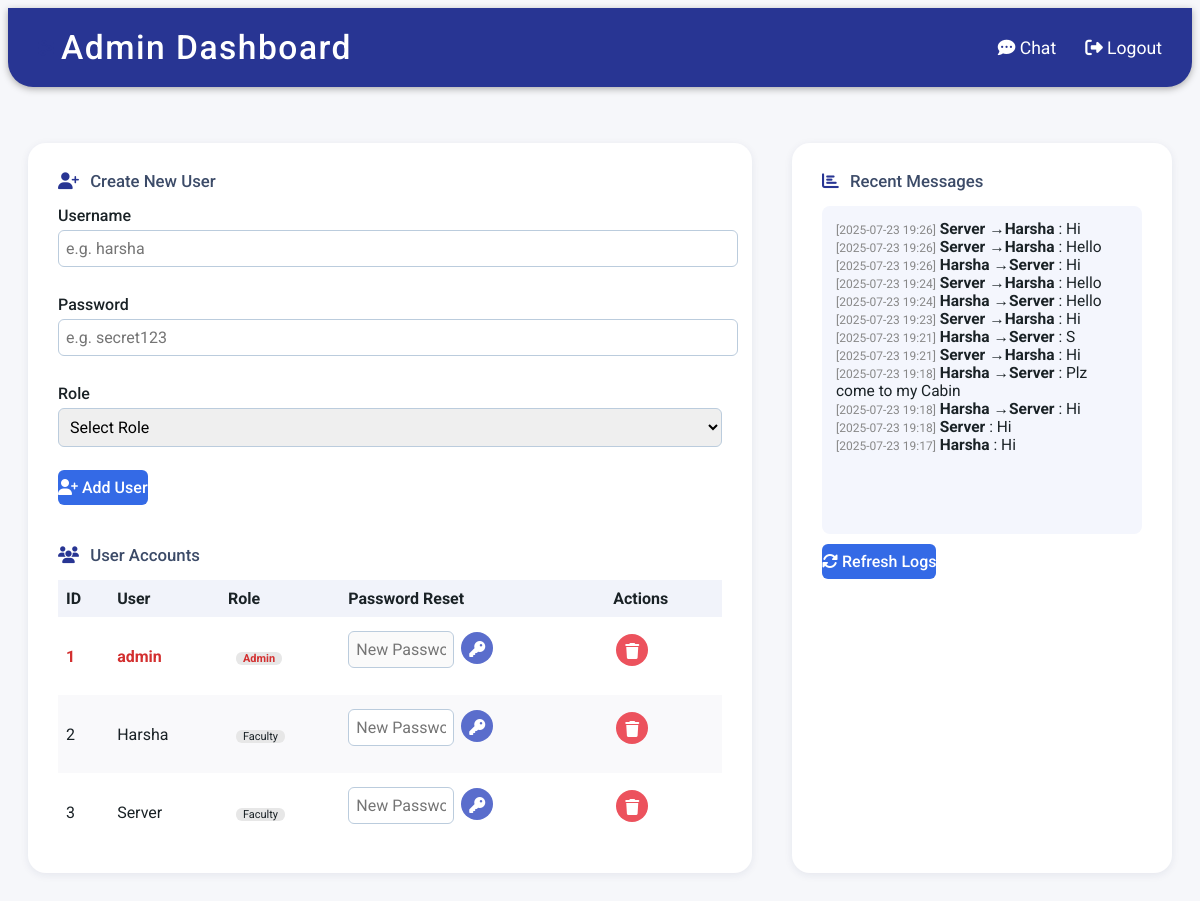
The page /admin (signed in) on the database its author committed.
### app.py (models this page shows)
class User(db.Model):
    id = db.Column(db.Integer, primary_key=True)
    username = db.Column(db.String(50), unique=True, nullable=False)
    password = db.Column(db.String(128), nullable=False)
    role = db.Column(db.String(20), nullable=False)

class Message(db.Model):
    id = db.Column(db.Integer, primary_key=True)
    sender = db.Column(db.String(50), nullable=False)
    recipient = db.Column(db.String(50), nullable=True)
    msg_type = db.Column(db.String(10), nullable=False)  # public, private, group
    text = db.Column(db.Text, nullable=False)
    group = db.Column(db.String(50), nullable=True)
    timestamp = db.Column(db.DateTime, default=datetime.utcnow)

### app.py (the view)
@app.route('/admin', methods=["GET"])
@admin_required
def admin_dashboard():
    users = User.query.order_by(User.role, User.username).all()
    all_messages = Message.query.order_by(Message.timestamp.desc()).limit(100).all()
    return render_template('admin.html', users=users, all_messages=all_messages, username=session['username'])

### app.py (called while the page is built, shortened)
@app.before_request
def create_tables_once():
    global first_run

def admin_required(f):
    @wraps(f)
    def decorated(*args, **kwargs):
        if "username" not in session or user_roles.get(session["username"]) != "Admin":
            return redirect(url_for('index'))
        return f(*args, **kwargs)
    return decorated

### templates/admin.html (shortened to what this page needs)
<!DOCTYPE html>
<html>
<head>
    <link rel="stylesheet" href="https://cdnjs.cloudflare.com/ajax/libs/font-awesome/6.4.2/css/all.min.css">
</head>
<body>
    <header>
        <i class="fa-solid fa-sliders icon"></i>
        <h2>Admin Dashboard</h2>
        <nav>
            <a href="/"><i class="fa-solid fa-comment-dots"></i> Chat</a>
            <a href="/logout"><i class="fa-solid fa-right-from-bracket"></i> Logout</a>
        </nav>
    </header>
    <main>
        <div class="panel">
            <div class="subtitle"><i class="fa-solid fa-user-plus icon"></i> Create New User</div>
            <form id="addUserForm">
                <label>Username</label>
                <input type="text" name="username" placeholder="e.g. harsha" required>
                <label>Password</label>
                <input type="password" name="password" placeholder="e.g. secret123" required>
                <label>Role</label>
                <select name="role" required>
                    <option value="">Select Role</option>
                </select>
                <button type="submit"><i class="fa-solid fa-user-plus"></i> Add User</button>
            </form>
            <div class="subtitle" style="margin-top:22px"><i class="fa-solid fa-users icon"></i> User Accounts</div>
            <table>
                <thead>
                    <tr><th>ID</th><th>User</th><th>Role</th><th>Password Reset</th><th>Actions</th></tr>
                </thead>
                <tbody id="userTable">
                    {% for u in users %}
                    <tr {% if u.role=="Admin" %}class="admin"{% endif %}>
                        <td>{{ u.id }}</td>
                        <td>{{ u.username }}</td>
                        <td><span class="role-badge">{{ u.role }}</span></td>
                        <td>
                            <form class="resetPwForm" style="display:inline;">
                                <input type="password" name="new_password" placeholder="New Password" {% if u.username=='admin' %}disabled{% endif %} style="width:90px;">
                                <button type="submit" class="circleBtn" {% if u.username=='admin' %}disabled{% endif %}><i class="fa-solid fa-key"></i></button>
                            </form>
                        </td>
                        <td>
                            <form class="deleteUserForm" style="display:inline;">
                                <button type="submit" class="circleBtn delete" title="Delete user" {% if u.username=='admin' %}disabled{% endif %}><i class="fa-solid fa-trash"></i></button>
                            </form>
                        </td>
                    </tr>
                    {% endfor %}
                </tbody>
            </table>
        </div>
        <div class="panel" style="flex:1;">
            <div class="subtitle"><i class="fa-solid fa-chart-bar icon"></i> Recent Messages</div>
            <div class="msglist" id="msglist">
                {% for m in all_messages %}
                <div>
                    <span style="font-size:12px;color:#888;">[{{ m.timestamp.strftime('%Y-%m-%d %H:%M') }}]</span>
                    <b>{{ m.sender }}</b>
                    {% if m.msg_type == 'private'%}→<b>{{m.recipient}}</b>{% endif %}
                    : {{ m.text }}
                </div>
                {% endfor %}
            </div>
            <button onclick="refreshLogs()" style="margin-top:10px;"><i class="fa-solid fa-rotate"></i> Refresh Logs</button>
        </div>
    </main>
</body>
</html>

### templates/admin.html (style rules this page uses)
body { font-family: 'Roboto', Arial, sans-serif; background:#f6f7fa; color:#1a2226; }
header { background: #283593; color: #fff; padding:20px 30px; border-radius: 0 0 25px 25px; box-shadow: 0 2px 7px #aaa; display: flex; align-items: center; }
header h2 { margin:0; font-size: 2.1em; font-weight:500; letter-spacing: 1.5px; }
header nav { margin-left: auto; }
header nav a { color:#fff; margin-left:25px; font-size: 1.1em; text-decoration:none; transition:opacity .2s; }
main { display:flex; flex-wrap:wrap; margin:36px 0 10px 0; }
.panel { background:#fff; border-radius:18px; box-shadow:0 2px 9px rgba(20,40,92,.08); padding:28px 30px 22px 30px; margin:20px; min-width:320px; flex:1 1 400px; }
.subtitle { font-size:1.05em; margin-bottom:15px; font-weight:500; color:#3c4b68; }
label { margin-top:10px; display:block; font-weight:500; }
input, select, button { font-family:inherit; font-size: 1em; border-radius:6px; border:1px solid #bcd; margin-top:5px; margin-bottom:18px; }
input,select { width:100%; padding:8px 7px; }
button { padding:8px 0; background:#346ae6; color:#fff; border:none; cursor:pointer; font-weight:500; transition: background 0.16s; }
.icon { color:#283593; margin-right:7px; }
table { width:100%; border-collapse:collapse; margin-top:14px; }
th, td { text-align:left; padding:9px 8px; }
th { background:#f1f3fa; }
tr.admin { color: #d32f2f; font-weight: bold; }
tr:nth-child(even) { background:#f9f9fb; }
.circleBtn { border:none; border-radius:50%; width:32px; height:32px; color:#fff; background:#5a6dcc; font-size:1em; margin-left:3px; }
.circleBtn.delete { background:#ec525d; }
.role-badge { display:inline-block; margin-left:8px; padding:0 7px; font-size:11px; border-radius:6px; background:#e7e7e7; }
.msglist { height: 300px; overflow-y:auto; background:#f4f6fd; border-radius:8px; padding:14px; margin-top:10px; font-size:.97em; }

### rows shown on the page
User: id "1", username "admin", role "Admin"
User: id "2", username "Harsha", role "Faculty"
User: id "3", username "Server", role "Faculty"
Message: timestamp "2025-07-23 19:26", sender "Server", recipient "Harsha", text "Hi"
Message: timestamp "2025-07-23 19:26", sender "Server", recipient "Harsha", text "Hello"
Message: timestamp "2025-07-23 19:26", sender "Harsha", recipient "Server", text "Hi"
Message: timestamp "2025-07-23 19:24", sender "Server", recipient "Harsha", text "Hello"
Message: timestamp "2025-07-23 19:24", sender "Harsha", recipient "Server", text "Hello"
Message: timestamp "2025-07-23 19:23", sender "Server", recipient "Harsha", text "Hi"
Message: timestamp "2025-07-23 19:21", sender "Harsha", recipient "Server", text "S"
Message: timestamp "2025-07-23 19:21", sender "Server", recipient "Harsha", text "Hi"
Message: timestamp "2025-07-23 19:18", sender "Harsha", recipient "Server", text "Plz come to my Cabin"
Message: timestamp "2025-07-23 19:18", sender "Harsha", recipient "Server", text "Hi"
Message: timestamp "2025-07-23 19:18", sender "Server", text "Hi"
Message: timestamp "2025-07-23 19:17", sender "Harsha", text "Hi"
